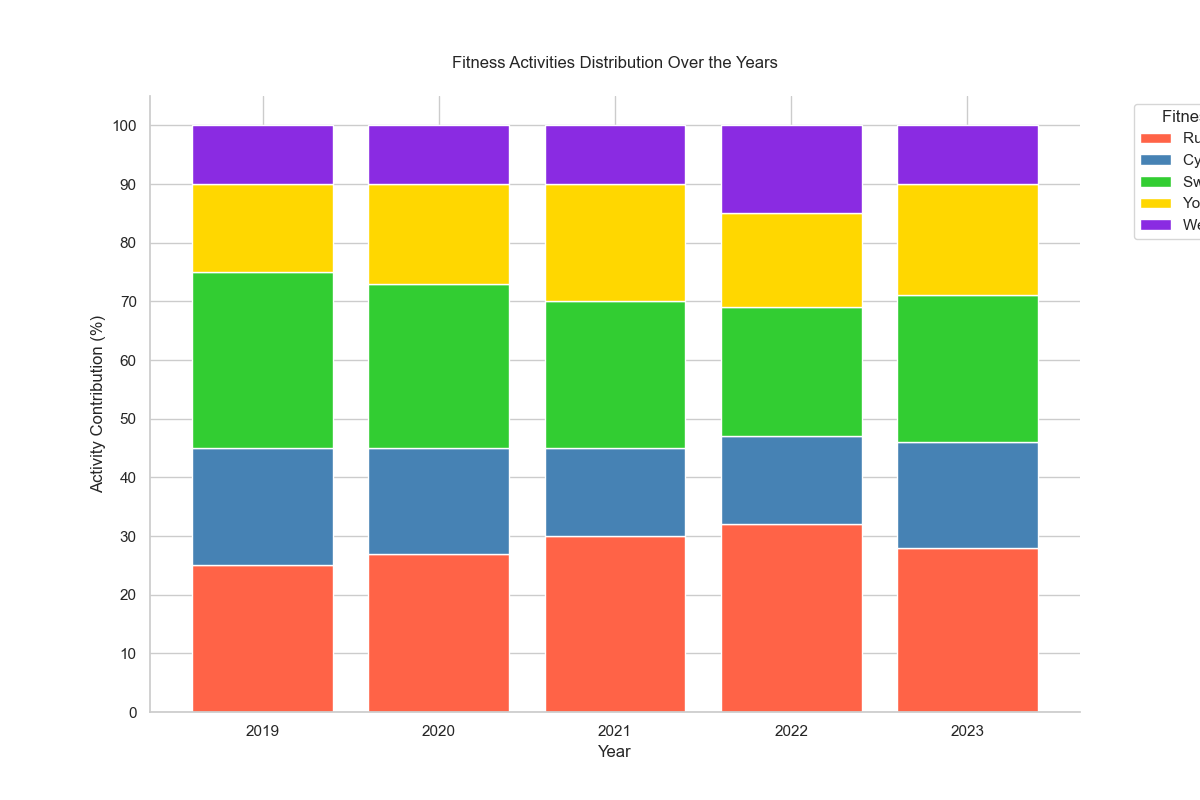

The script that drew this image:

import pandas as pd
import matplotlib.pyplot as plt
import seaborn as sns

# Input data
data = [
    {'Year': 2019, 'Running (%)': 25, 'Cycling (%)': 20, 'Swimming (%)': 30, 'Yoga (%)': 15, 'Weightlifting (%)': 10},
    {'Year': 2020, 'Running (%)': 27, 'Cycling (%)': 18, 'Swimming (%)': 28, 'Yoga (%)': 17, 'Weightlifting (%)': 10},
    {'Year': 2021, 'Running (%)': 30, 'Cycling (%)': 15, 'Swimming (%)': 25, 'Yoga (%)': 20, 'Weightlifting (%)': 10},
    {'Year': 2022, 'Running (%)': 32, 'Cycling (%)': 15, 'Swimming (%)': 22, 'Yoga (%)': 16, 'Weightlifting (%)': 15},
    {'Year': 2023, 'Running (%)': 28, 'Cycling (%)': 18, 'Swimming (%)': 25, 'Yoga (%)': 19, 'Weightlifting (%)': 10}
]

# Create a DataFrame
df = pd.DataFrame(data)

# Set the index to 'Year'
df.set_index('Year', inplace=True)

# Normalize data to 100%
df_normalized = df.div(df.sum(axis=1), axis=0) * 100

# Define colors for each stack
colors = ['#FF6347', '#4682B4', '#32CD32', '#FFD700', '#8A2BE2']

# Setup seaborn style
sns.set_style('whitegrid')

# Plotting
plt.figure(figsize=(12, 8))

# Creating the bar stacks
bottom = None
bar_width = 0.8
for (columnName, columnData), color in zip(df_normalized.iteritems(), colors):
    plt.bar(df_normalized.index, columnData, bottom=bottom, color=color, label=columnName, edgecolor='white', width=bar_width)
    bottom = columnData if bottom is None else bottom + columnData

# Add legend
plt.legend(title="Fitness Activity", bbox_to_anchor=(1.05, 1), loc='upper left')

# Formatting the plot
plt.title('Fitness Activities Distribution Over the Years', pad=20)
plt.xlabel('Year')
plt.ylabel('Activity Contribution (%)')
plt.yticks(range(0, 101, 10))
plt.xticks(df_normalized.index)
sns.despine()  # Remove the top and right spines

# Show the plot
plt.show()
